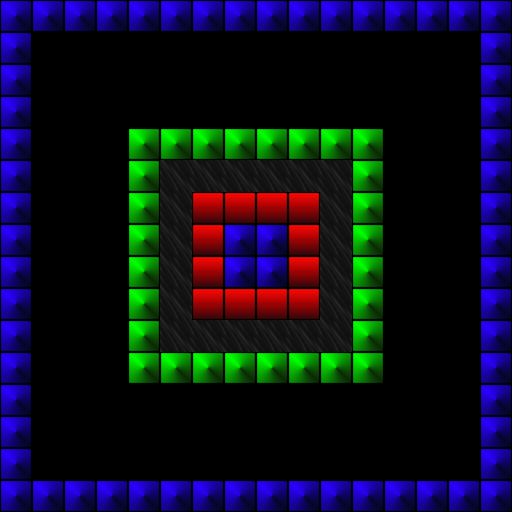

Below is a game level as drawn by its tile map, then a one-line description and the .tmx file that defines it, in full:
An orthogonal 16x16 tile map with 32x32 px tiles, 1 tile layer (Tile Layer 1).

<map version="1.10" tiledversion="1.11.0" orientation="orthogonal" renderorder="right-down" width="16" height="16" tilewidth="32" tileheight="32" infinite="0" nextlayerid="2" nextobjectid="1">
 <tileset firstgid="1" source="../Tileset1.tsx" />
 <layer id="1" name="Tile Layer 1" width="16" height="16">
  <data encoding="csv">
2,2,2,2,2,2,2,2,2,2,2,2,2,2,2,2,
2,0,0,0,0,0,0,0,0,0,0,0,0,0,0,2,
2,0,0,0,0,0,0,0,0,0,0,0,0,0,0,2,
2,0,0,0,0,0,0,0,0,0,0,0,0,0,0,2,
2,0,0,0,6,6,6,6,6,6,6,6,0,0,0,2,
2,0,0,0,6,1,1,1,1,1,1,6,0,0,0,2,
2,0,0,0,6,1,5,5,5,5,1,6,0,0,0,2,
2,0,0,0,6,1,5,2,2,5,1,6,0,0,0,2,
2,0,0,0,6,1,5,2,2,5,1,6,0,0,0,2,
2,0,0,0,6,1,5,5,5,5,1,6,0,0,0,2,
2,0,0,0,6,1,1,1,1,1,1,6,0,0,0,2,
2,0,0,0,6,6,6,6,6,6,6,6,0,0,0,2,
2,0,0,0,0,0,0,0,0,0,0,0,0,0,0,2,
2,0,0,0,0,0,0,0,0,0,0,0,0,0,0,2,
2,0,0,0,0,0,0,0,0,0,0,0,0,0,0,2,
2,2,2,2,2,2,2,2,2,2,2,2,2,2,2,2
</data>
 </layer>
</map>
